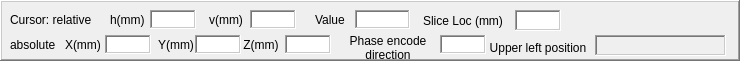
    <widget class="QFrame" name="frame_5">
     <property name="geometry">
      <rect>
       <x>5</x>
       <y>260</y>
       <width>740</width>
       <height>61</height>
      </rect>
     </property>
     <property name="autoFillBackground">
      <bool>true</bool>
     </property>
     <property name="frameShape">
      <enum>QFrame::WinPanel</enum>
     </property>
     <property name="frameShadow">
      <enum>QFrame::Raised</enum>
     </property>
     <widget class="QLabel" name="label_27">
      <property name="geometry">
       <rect>
        <x>205</x>
        <y>10</y>
        <width>42</width>
        <height>19</height>
       </rect>
      </property>
      <property name="text">
       <string>v(mm)</string>
      </property>
      <property name="alignment">
       <set>Qt::AlignCenter</set>
      </property>
      <property name="wordWrap">
       <bool>true</bool>
      </property>
     </widget>
     <widget class="QLabel" name="label_28">
      <property name="geometry">
       <rect>
        <x>315</x>
        <y>10</y>
        <width>39</width>
        <height>19</height>
       </rect>
      </property>
      <property name="text">
       <string>Value</string>
      </property>
     </widget>
     <widget class="QTextEdit" name="lblValue">
      <property name="geometry">
       <rect>
        <x>355</x>
        <y>10</y>
        <width>55</width>
        <height>19</height>
       </rect>
      </property>
      <property name="frameShape">
       <enum>QFrame::WinPanel</enum>
      </property>
      <property name="verticalScrollBarPolicy">
       <enum>Qt::ScrollBarAlwaysOff</enum>
      </property>
     </widget>
     <widget class="QTextEdit" name="lblH">
      <property name="geometry">
       <rect>
        <x>150</x>
        <y>10</y>
        <width>46</width>
        <height>19</height>
       </rect>
      </property>
      <property name="frameShape">
       <enum>QFrame::WinPanel</enum>
      </property>
      <property name="verticalScrollBarPolicy">
       <enum>Qt::ScrollBarAlwaysOff</enum>
      </property>
     </widget>
     <widget class="QLabel" name="label_29">
      <property name="geometry">
       <rect>
        <x>110</x>
        <y>10</y>
        <width>43</width>
        <height>19</height>
       </rect>
      </property>
      <property name="text">
       <string>h(mm)</string>
      </property>
     </widget>
     <widget class="QTextEdit" name="lblV">
      <property name="geometry">
       <rect>
        <x>250</x>
        <y>10</y>
        <width>46</width>
        <height>19</height>
       </rect>
      </property>
      <property name="frameShape">
       <enum>QFrame::WinPanel</enum>
      </property>
      <property name="verticalScrollBarPolicy">
       <enum>Qt::ScrollBarAlwaysOff</enum>
      </property>
     </widget>
     <widget class="QTextEdit" name="lblPhaseEncodeDirection">
      <property name="geometry">
       <rect>
        <x>440</x>
        <y>35</y>
        <width>46</width>
        <height>19</height>
       </rect>
      </property>
      <property name="frameShape">
       <enum>QFrame::WinPanel</enum>
      </property>
      <property name="verticalScrollBarPolicy">
       <enum>Qt::ScrollBarAlwaysOff</enum>
      </property>
     </widget>
     <widget class="QLabel" name="label_30">
      <property name="geometry">
       <rect>
        <x>335</x>
        <y>25</y>
        <width>106</width>
        <height>46</height>
       </rect>
      </property>
      <property name="text">
       <string>Phase encode direction</string>
      </property>
      <property name="alignment">
       <set>Qt::AlignCenter</set>
      </property>
      <property name="wordWrap">
       <bool>true</bool>
      </property>
     </widget>
     <widget class="QTextEdit" name="lblSliceLocation">
      <property name="geometry">
       <rect>
        <x>515</x>
        <y>10</y>
        <width>46</width>
        <height>21</height>
       </rect>
      </property>
      <property name="frameShape">
       <enum>QFrame::WinPanel</enum>
      </property>
      <property name="verticalScrollBarPolicy">
       <enum>Qt::ScrollBarAlwaysOff</enum>
      </property>
     </widget>
     <widget class="QLabel" name="label_14">
      <property name="geometry">
       <rect>
        <x>410</x>
        <y>5</y>
        <width>106</width>
        <height>31</height>
       </rect>
      </property>
      <property name="text">
       <string>Slice Loc (mm)</string>
      </property>
      <property name="alignment">
       <set>Qt::AlignCenter</set>
      </property>
      <property name="wordWrap">
       <bool>true</bool>
      </property>
     </widget>
     <widget class="QLabel" name="label_43">
      <property name="geometry">
       <rect>
        <x>65</x>
        <y>35</y>
        <width>43</width>
        <height>19</height>
       </rect>
      </property>
      <property name="text">
       <string>X(mm)</string>
      </property>
     </widget>
     <widget class="QTextEdit" name="lblY">
      <property name="geometry">
       <rect>
        <x>195</x>
        <y>35</y>
        <width>46</width>
        <height>19</height>
       </rect>
      </property>
      <property name="frameShape">
       <enum>QFrame::WinPanel</enum>
      </property>
      <property name="verticalScrollBarPolicy">
       <enum>Qt::ScrollBarAlwaysOff</enum>
      </property>
     </widget>
     <widget class="QTextEdit" name="lblX">
      <property name="geometry">
       <rect>
        <x>105</x>
        <y>35</y>
        <width>46</width>
        <height>19</height>
       </rect>
      </property>
      <property name="frameShape">
       <enum>QFrame::WinPanel</enum>
      </property>
      <property name="verticalScrollBarPolicy">
       <enum>Qt::ScrollBarAlwaysOff</enum>
      </property>
     </widget>
     <widget class="QLabel" name="label_44">
      <property name="geometry">
       <rect>
        <x>155</x>
        <y>35</y>
        <width>42</width>
        <height>19</height>
       </rect>
      </property>
      <property name="text">
       <string>Y(mm)</string>
      </property>
      <property name="alignment">
       <set>Qt::AlignCenter</set>
      </property>
      <property name="wordWrap">
       <bool>true</bool>
      </property>
     </widget>
     <widget class="QTextEdit" name="lblZ">
      <property name="geometry">
       <rect>
        <x>285</x>
        <y>35</y>
        <width>46</width>
        <height>19</height>
       </rect>
      </property>
      <property name="frameShape">
       <enum>QFrame::WinPanel</enum>
      </property>
      <property name="verticalScrollBarPolicy">
       <enum>Qt::ScrollBarAlwaysOff</enum>
      </property>
     </widget>
     <widget class="QLabel" name="label_45">
      <property name="geometry">
       <rect>
        <x>240</x>
        <y>35</y>
        <width>42</width>
        <height>19</height>
       </rect>
      </property>
      <property name="text">
       <string>Z(mm)</string>
      </property>
      <property name="alignment">
       <set>Qt::AlignCenter</set>
      </property>
      <property name="wordWrap">
       <bool>true</bool>
      </property>
     </widget>
     <widget class="QLabel" name="label_46">
      <property name="geometry">
       <rect>
        <x>10</x>
        <y>10</y>
        <width>91</width>
        <height>19</height>
       </rect>
      </property>
      <property name="text">
       <string>Cursor: relative</string>
      </property>
     </widget>
     <widget class="QLabel" name="label_47">
      <property name="geometry">
       <rect>
        <x>10</x>
        <y>35</y>
        <width>51</width>
        <height>19</height>
       </rect>
      </property>
      <property name="text">
       <string>absolute</string>
      </property>
     </widget>
     <widget class="QLabel" name="lblUpperLeft">
      <property name="geometry">
       <rect>
        <x>595</x>
        <y>35</y>
        <width>131</width>
        <height>21</height>
       </rect>
      </property>
      <property name="font">
       <font>
        <pointsize>7</pointsize>
       </font>
      </property>
      <property name="autoFillBackground">
       <bool>true</bool>
      </property>
      <property name="frameShape">
       <enum>QFrame::WinPanel</enum>
      </property>
      <property name="frameShadow">
       <enum>QFrame::Sunken</enum>
      </property>
      <property name="text">
       <string/>
      </property>
     </widget>
     <widget class="QLabel" name="label_62">
      <property name="geometry">
       <rect>
        <x>480</x>
        <y>35</y>
        <width>116</width>
        <height>26</height>
       </rect>
      </property>
      <property name="text">
       <string>Upper left position</string>
      </property>
      <property name="alignment">
       <set>Qt::AlignCenter</set>
      </property>
      <property name="wordWrap">
       <bool>true</bool>
      </property>
     </widget>
    </widget>
